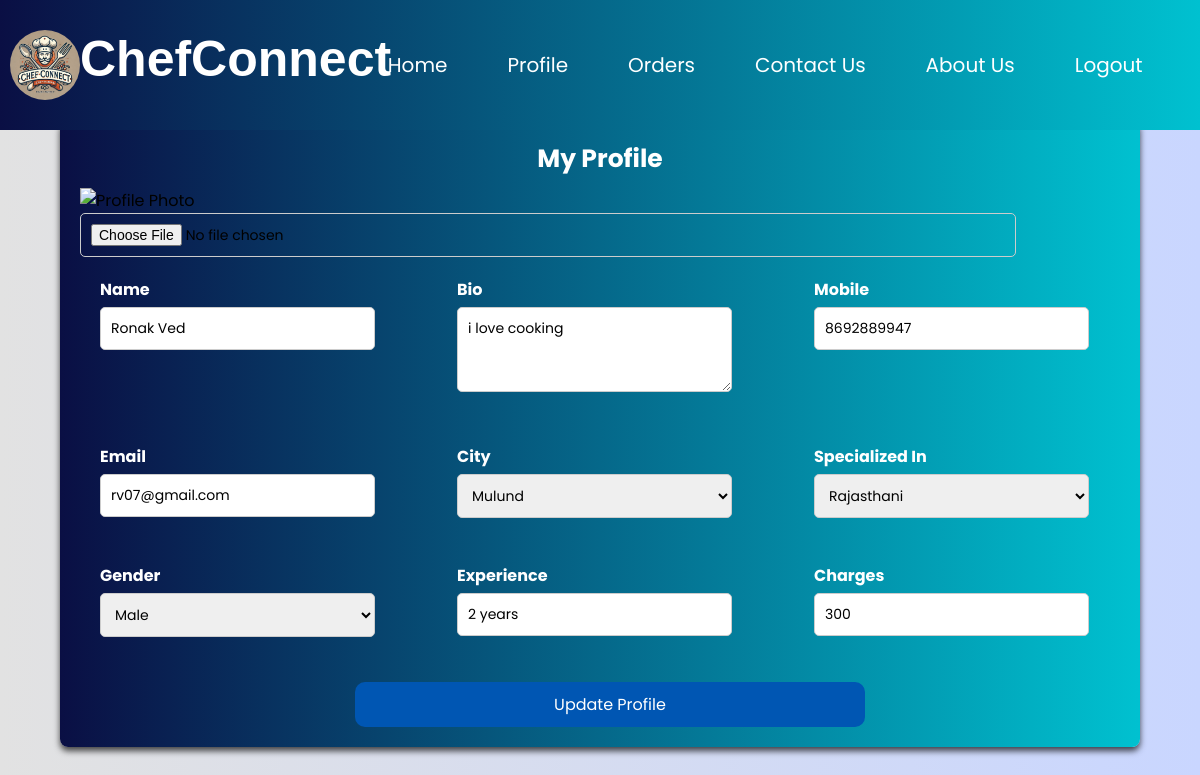
Page /chef_profile.php (signed in) on the committed database.
### tables this page shows
CREATE TABLE `chefs` (
  `chef_id` int(100) NOT NULL,
  `chef_name` varchar(100) NOT NULL,
  `chef_email` varchar(100) NOT NULL,
  `chef_mobile` varchar(100) NOT NULL,
  `chef_password` varchar(100) NOT NULL,
  `chef_pic` varchar(100) DEFAULT NULL,
  `gender` varchar(100) NOT NULL,
  `city` varchar(100) NOT NULL,
  `charges` int(100) NOT NULL,
  `experience` varchar(100) DEFAULT NULL,
  `speciality` varchar(100) NOT NULL,
  `bio` varchar(100) DEFAULT NULL,
  `chef_ratings` int(10) NOT NULL DEFAULT 4
);

### chef_profile.php (the view, shortened to what this page needs)
<?php
include 'config.php';
$chef_id = $_SESSION['chefdata']['chef_id'];
$sql = "SELECT chef_name, bio, chef_mobile, chef_email, city, speciality, gender, experience, charges  FROM chefs WHERE chef_id = $chef_id";
$stmt = mysqli_query($conn, $sql);
if (mysqli_num_rows($stmt) > 0) {
    $chef_data = mysqli_fetch_assoc($stmt);
} else {
    echo "Chef data not found";
}
?>
<!DOCTYPE html>
<html lang="en">
<head>
    <link rel="stylesheet" href="style.css">
</head>
<body>
<nav class="navbar chef-nav">
        <div class="comname"><img src="logo.webp" alt="cheflogo">ChefConnect</div>
        <ul class="nav-link">
            <li><a href="chef_home.php">Home</a></li>
            <li><a href="chef_profile.php">Profile</a></li>
            <li><a href="#">Orders</a></li>
            <li><a href="#">Contact Us</a></li>
            <li><a href="#">About Us</a></li>
            <li><a href="chef_logout.php">Logout</a></li>
        </ul>
    </nav>
    <div class="chef-profile-container">
        <h2 id="chef-prof-head">My Profile</h2>
        <div class="photo-upload-center">
            <div class="profile-photo-wrapper">
                <img id="profile-photo-preview" src="default-profile.png" alt="Profile Photo">
                <input type="file" id="photo-upload" name="photo-upload" accept="image/*" onchange="previewPhoto()">
            </div>
        </div>
        <form method="post" enctype="multipart/form-data">
            <div class="chef-profile-form">
                <div class="chef-profile-row">
                    <div class="chef-profile-item">
                        <label for="name">Name</label>
                        <input type="text" id="name" name="name" required value="<?php echo htmlspecialchars($chef_data['chef_name']); ?>">
                    </div>
                    <div class="chef-profile-item">
                        <label for="bio">Bio</label>
                        <textarea id="bio" name="bio" rows="3"><?php echo htmlspecialchars($chef_data['bio']); ?></textarea>
                    </div>
                    <div class="chef-profile-item">
                        <label for="mobile">Mobile</label>
                        <input type="tel" id="mobile" name="mobile" readonly value="<?php echo htmlspecialchars($chef_data['chef_mobile']); ?>">
                    </div>
                </div>
                <div class="chef-profile-row">
                    <div class="chef-profile-item">
                        <label for="email">Email</label>
                        <input type="email" id="email" name="email" readonly value="<?php echo htmlspecialchars($chef_data['chef_email']); ?>">
                    </div>
                    <div class="chef-profile-item">
                        <label for="city">City</label>
                        <select id="city" name="city" required>
                            <option value="Mulund" <?php if ($chef_data['city'] == 'Mulund') echo 'selected'; ?>>Mulund</option>
                        </select>
                    </div>
                    <div class="chef-profile-item">
                        <label for="speciality">Specialized In</label>
                        <select id="speciality" name="speciality" required>
                            <option value="Rajasthani" <?php if ($chef_data['speciality'] == 'Rajasthani') echo 'selected'; ?>>Rajasthani</option>
                        </select>
                    </div>
                </div>
                <div class="chef-profile-row">
                    <div class="chef-profile-item">
                        <label for="chef_gender">Gender</label>
                        <select id="chef_gender" name="chef_gender" readonly>
                            <option value="Male" <?php if ($chef_data['gender'] == 'Male') echo 'selected'; ?>>Male</option>
                        </select>
                    </div>
                    <div class="chef-profile-item">
                        <label for="experience">Experience</label>
                        <input type="text" id="experience" name="experience" value="<?php echo htmlspecialchars($chef_data['experience']); ?>">
                    </div>
                    <div class="chef-profile-item">
                        <label for="charges">Charges</label>
                        <input type="number" id="charges" name="charges" value="<?php echo htmlspecialchars($chef_data['charges']); ?>">
                    </div>
                </div>
                <button id="chef-profile-update-button" type="submit" name="update_button">Update Profile</button>
            </div>
        </form>
    </div>
</body>
</html>

### style.css (style rules this page uses)
* { margin: 0; padding: 0; box-sizing: border-box; font-family: 'Poppins', sans-serif; }
body { display: flex; justify-content: center; align-items: center; min-height: 100vh; background: linear-gradient(90deg, #e2e2e2, #c9d6ff); margin: 0; padding: 0; }
.navbar { position: absolute; top: 0; width: 100%; height: 15%; padding: 10px 10px; background: linear-gradient(90deg, #290248, #3c006b); color: #020618; display: flex; align-items: center; justify-content: space-between; }
.navbar .comname img { width: 70px; height: 70px; border-radius: 50px; object-fit: contain; }
.navbar .comname { width: 28%; display: flex; flex-direction: row; justify-content: space-around; align-items: space-around; }
.comname { font-size: 50px; font-family: 'Gill Sans', 'Gill Sans MT', Calibri, 'Trebuchet MS', sans-serif; font-weight: bold; color: #fff; }
.nav-link { display: flex; justify-content: flex-end; gap: 20px; list-style: none; padding: 0; margin: 0; }
.nav-link li { margin: 0; padding: 0; }
.nav-link li a { text-decoration: none; color: #fff; padding: 10px 20px; font-size: 20px; transition: color 0.3s; }
label { color: #fff; display: block; margin-bottom: 5px; font-weight: bold; }
.chef-nav { z-index: 100; background: linear-gradient(90deg, #0A0F44, #00C1D0); }
.chef-profile-container { width: 90%; margin: 10% auto; background: linear-gradient(90deg, #0A0F44, #00C1D0); border-radius: 8px; box-shadow: 0 4px 6px rgba(0, 0, 0, 0.7); padding: 20px; }
#chef-prof-head { font-size: 25px; color: #fff; text-align: center; margin-bottom: 10px; }
.chef-profile-form { display: flex; flex-wrap: wrap; gap: 15px; margin-left: 20px; justify-content: space-between; }
.chef-profile-row { display: flex; justify-content: space-between; width: 100%; margin-bottom: 10px; }
.chef-profile-item { width: 30%; }
label { display: block; margin-bottom: 5px; font-weight: bold; }
input, textarea, select { width: 90%; padding: 10px; border: 1px solid #ccc; border-radius: 5px; font-size: 14px; margin-bottom: 20px; transition: all 0.3s ease; }
#chef-profile-update-button { background-color: #0056b3; color: white; border: none; margin: auto; padding: 10px 15px; font-size: 16px; cursor: pointer; border-radius: 10px; width: 50%; transition: all 0.3s ease; }

### rows in the picture
chefs: name "Ronak Ved", bio "i love cooking", mobile "8692889947", email "rv07@gmail.com", experience "2 years", charges "300"
